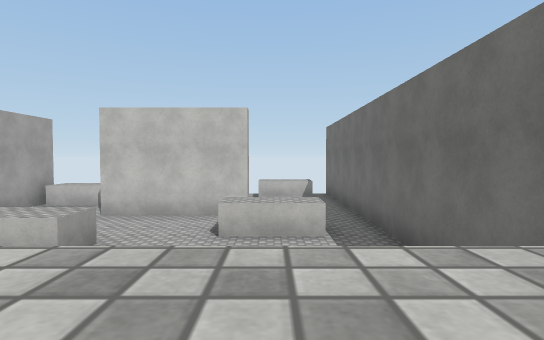
view 1 (above)

16 first-person views from a walk through a scene from a Unity 3-D project. The camera is 1.5 m above the floor, tilts 2° down and sees 80° across. The floor is counted in squares, 2 m on a side. Each view is taken from the middle of a square. On the plan, view 1 faces up. The plan holds only what a view shows up to about 11 squares ahead; the rest is blank. The place goes on beyond the plan. Surface patterns are stand-ins for the level's own textures.

view 2
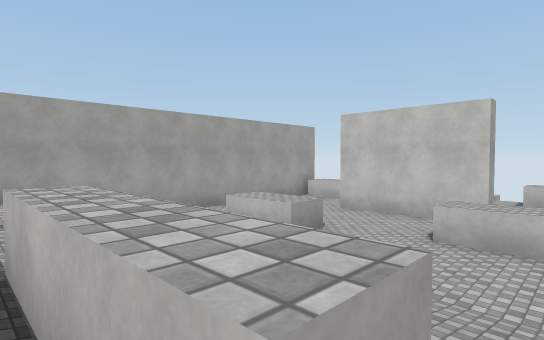

view 3
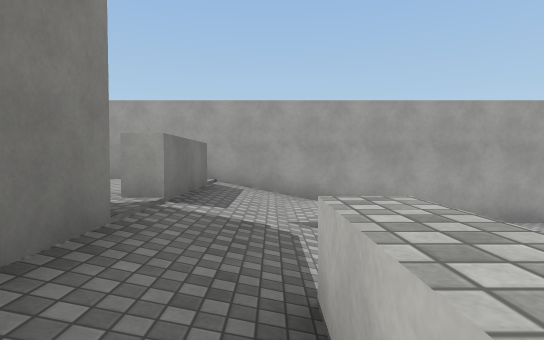

view 4
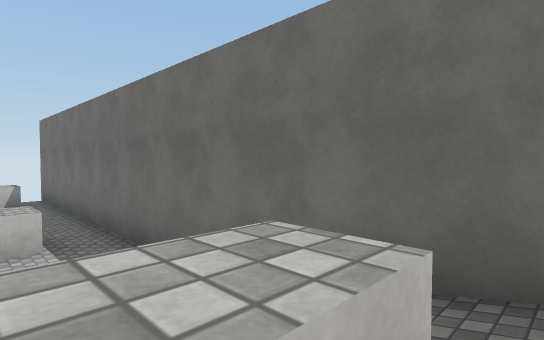

view 5
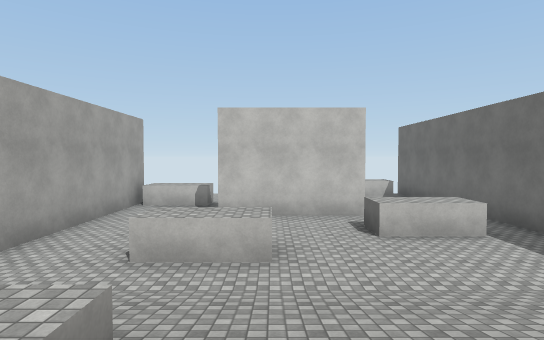

view 6
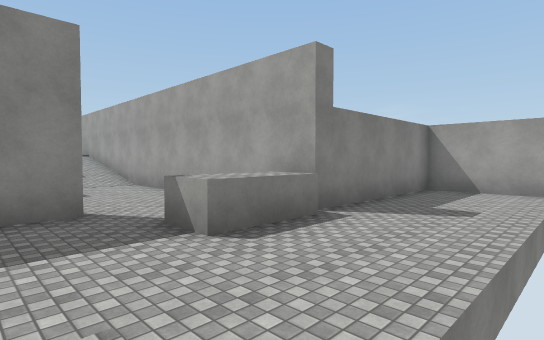

view 7
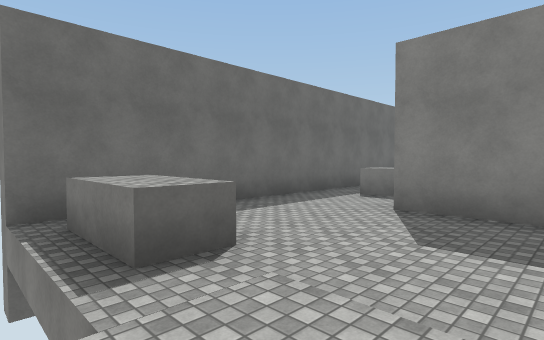

view 8
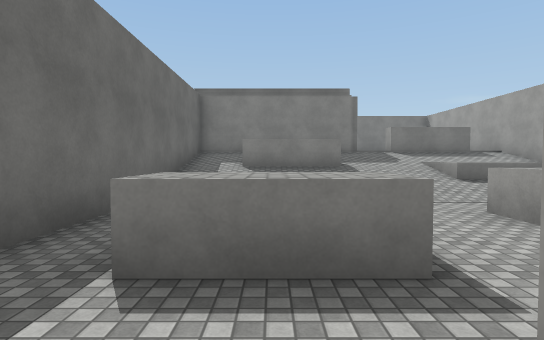

view 9
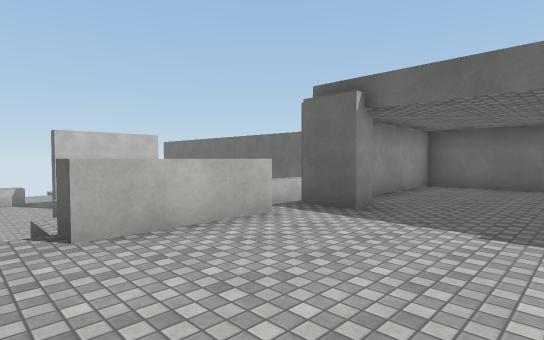

view 10
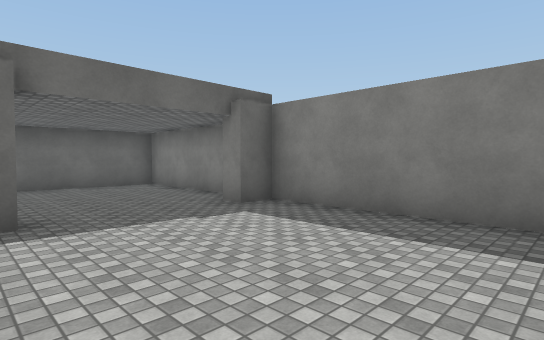

view 11
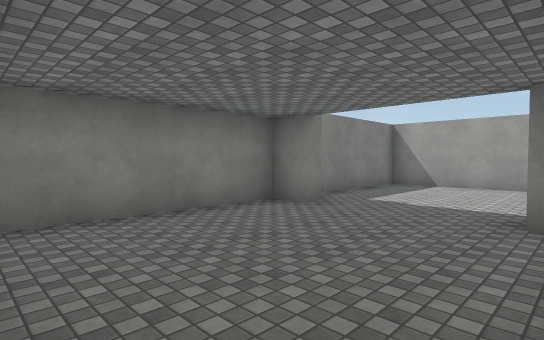

view 12
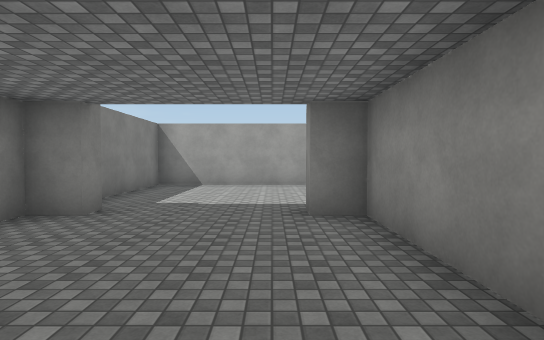

view 13
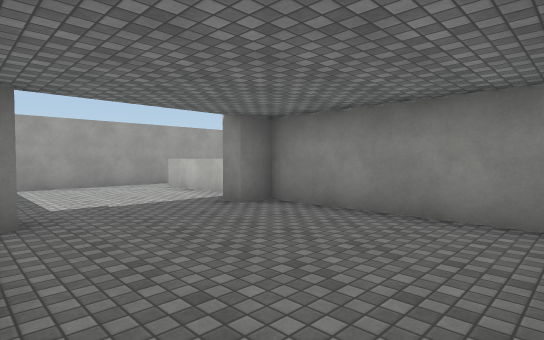

view 14
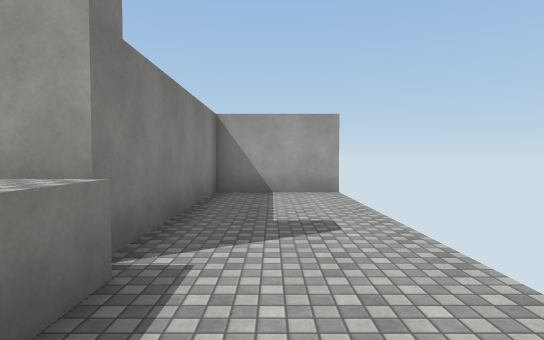

view 15
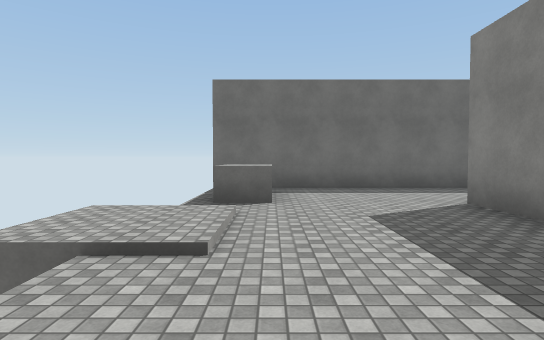

view 16
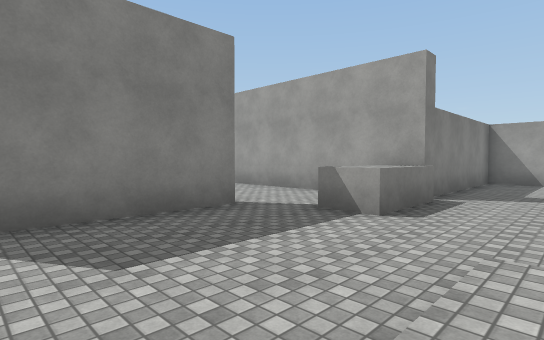

### Floor plan
Key: @ floor where view 1 was taken; # wall or solid block; x gap in a wall; . main floor; : floor 0.25 m higher than the main floor; + floor 1.5 m higher than the main floor; * floor 2 m higher than the main floor; / step, stairs or slope; = window, fence, low wall or low ledge; ^ raised ledge.
Columns run from 13 left of view 1 to 3 right of it. Each row starts with its distance up from view 1.
 14 #         ::
 13 #.........::.^^.#
 12 #............^^.#
 11 #.....^^^.......#
 10 ######x^^.......#
  9      #...####...#
  8      #..........#
  7      #......^^^.#
  6      #......^^^.#
  5      #..^^^.....#
  4      #..........#
  3      #//////////#
  2      #///=//// /#
  1      #//+///^^//#
  0      #///////@//#
 -1      #/==#/######
 -2      #***^x#****#
 -3      #**********#
 -4      #**********#
 -5      #**********#
 -6      #****#*****#
 -7      ############

Where each view was taken, in squares from view 1:
view 1: 0 up, 0 right, facing up
view 2: 0 up, 1 right, facing up-left
view 3: 0 up, 0 right, facing left
view 4: 0 up, 0 right, facing up-right
view 5: 0 up, 3 left, facing up
view 6: 14 up, 3 left, facing down-left
view 7: 14 up, 3 left, facing down-right
view 8: 9 up, 0 right, facing down
view 9: 5 down, 7 left, facing up-right
view 10: 2 down, 7 left, facing down-right
view 11: 2 down, 2 right, facing down-left
view 12: 3 down, 2 right, facing left
view 13: 6 down, 2 right, facing up-left
view 14: 12 up, 5 left, facing left
view 15: 12 up, 6 left, facing right
view 16: 13 up, 1 left, facing down-left
